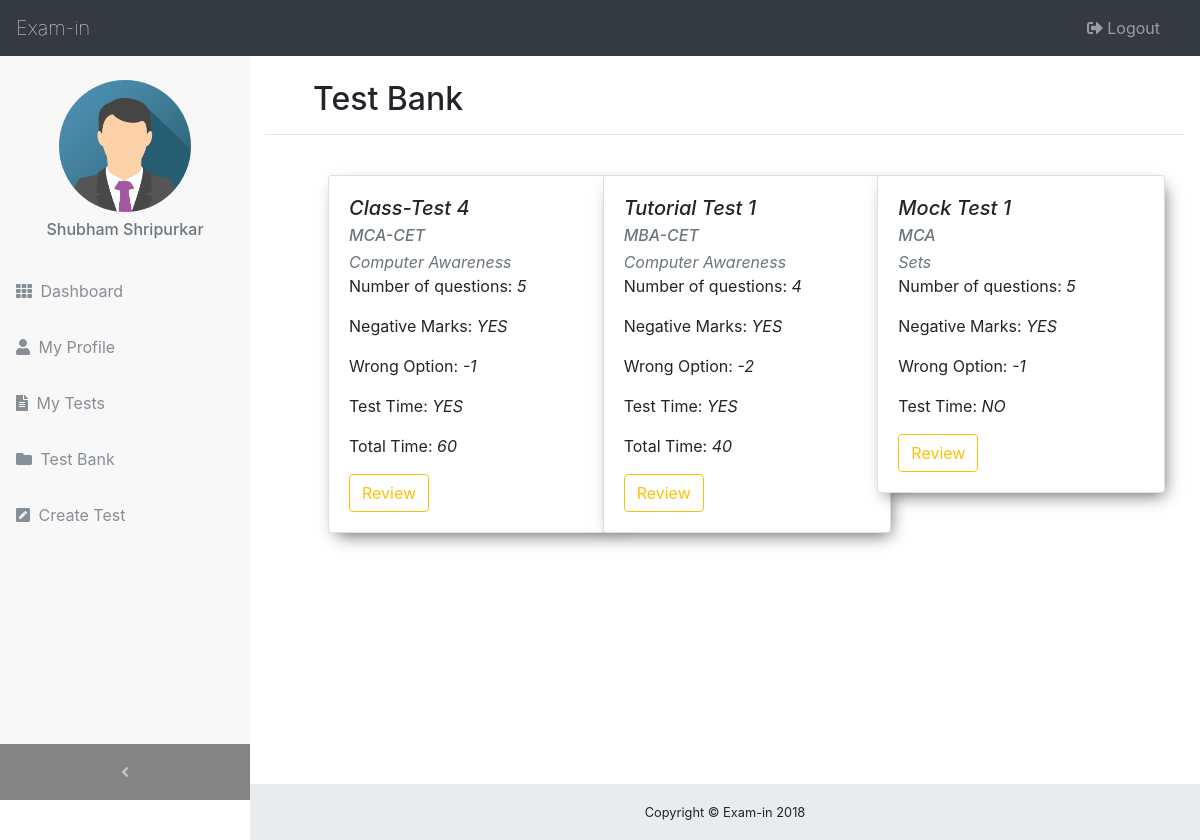
The app's page /test-system/test_bank.php (signed in) with its own data.
### tables this page shows
CREATE TABLE `test_bank` (
  `test_id` smallint(100) NOT NULL,
  `staff_id` smallint(100) NOT NULL,
  `test_name` varchar(50) NOT NULL,
  `test_stream` varchar(50) NOT NULL,
  `test_subject` varchar(50) NOT NULL,
  `number_of_questions` int(30) NOT NULL,
  `neg_marks` tinyint(5) DEFAULT NULL,
  `test_time` tinyint(100) DEFAULT NULL,
  `test_visibility` tinyint(1) NOT NULL DEFAULT '0'
);

### test-system/test_bank.php (the view, shortened to what this page needs)
<?php
    include_once '../db/database.php';
    $sql = "SELECT * FROM test_bank";
    $result = mysqli_query($conn,$sql);
?>
<!DOCTYPE html>
<html>
<head>
    <?php  include '../include/css_include.php' ?>
    <link rel="stylesheet" href="../css/master.css">
</head>
<body>
    <?php
        if ($_SESSION['user_type']==1) {
            include '../include/staff_navbar_include.php';
        }
        elseif ($_SESSION['user_type']==2) {
            include '../include/student_navbar_include.php';
        }
    ?>
    <div class="content-wrapper my-5">
        <div class="container my-3">
            <h2 class="ml-5">Test Bank</h2>
            <hr>
            <?php
                echo "<div class='row mx-5'>";
                if (mysqli_num_rows($result) > 0) {
                    while ($row = mysqli_fetch_assoc($result)) {
                        if ($row['neg_marks'] > 0) {
                            $neg_marks = 'YES';
                        }else {
                            $neg_marks = 'NO';
                        }
                        if ($row['test_time'] > 0) {
                            $test_time = 'YES';
                        }else {
                            $test_time = 'NO';
                        }
                        echo"<div class='col-md-4 my-4'>
                                <div class='card' style='width: 18rem;'>";
                                    if ($_SESSION['user_type']==1) {
                                        echo "<form class='card-body' action='../staff/test_review.php' method='POST'>";
                                    }
                                    elseif ($_SESSION['user_type']==2) {
                                        echo "<form class='card-body' action='../student/test_attempt.php' method='POST'>";
                                    }
                                echo"   <h5 class='card-title'><i>".$row['test_name']."</i></h5>
                                        <h6 class='card-subtitle mb-1 text-muted'><i>".$row['test_stream']."</i></h6>
                                        <h7 class='card-subtitle mb-3 text-muted'><i>".$row['test_subject']."</i></h7>
                                        <p class='card-text'>Number of questions: <i>".$row['number_of_questions']."</i></p>
                                        <p class='card-text'>Negative Marks: <i>".$neg_marks."</i></p>";
                                        if ($row['neg_marks'] > 0) {
                                            echo "<p class='card-text'>Wrong Option: <i>-".$row['neg_marks']."</i></p>";
                                        }
                            echo"       <p class='card-text'>Test Time: <i>".$test_time."</i></p>";
                                        if ($row['test_time'] > 0) {
                                            echo "<p class='card-text'>Total Time: <i>".$row['test_time']."</i></p>";
                                        }
                                        if ($_SESSION['user_type']==1) {
                                            echo "<button type='submit' class='btn btn-outline-warning'>Review</button>";
                                        }
                                        elseif ($_SESSION['user_type']==2) {
                                            echo "<button type='submit' class='btn btn-outline-success'>Attempt</button>";
                                        }
                            echo"   </form>
                                </div>
                            </div>";
                    }
                    echo "</div>";
                }
            ?>
        </div>
    </div>
    <footer class="sticky-footer">
        <div class="container">
            <div class="text-center">
                <small>Copyright © Exam-in 2018</small>
            </div>
        </div>
    </footer>
</body>
</html>

### css/master.css (style rules this page uses)
.card { -webkit-box-shadow: 4px 7px 16px -5px rgba(0,0,0,0.61); -moz-box-shadow: 4px 7px 16px -5px rgba(0,0,0,0.61); box-shadow: 4px 7px 16px -5px rgba(0,0,0,0.61); }

### include/staff_navbar_css.php (style rules this page uses)
html { position: relative; min-height: 100%; }
body { overflow-x: hidden; }
.content-wrapper { min-height: calc(100vh - 56px); padding-top: 1rem; }
.content-wrapper { overflow-x: hidden; background: white; }
@media (min-width: 992px) { .content-wrapper { margin-left: 250px; } }
footer.sticky-footer { position: absolute; right: 0; bottom: 0; width: 100%; height: 56px; background-color: #e9ecef; line-height: 55px; }
@media (min-width: 992px) { footer.sticky-footer { width: calc(100% - 250px); } }

### records on screen
test_bank: test_name "Class-Test 4", test_stream "MCA-CET", test_subject "Computer Awareness", number_of_questions "5", neg_marks "YES", neg_marks "1", test_time "YES", test_time "60"
test_bank: test_name "Tutorial Test 1", test_stream "MBA-CET", test_subject "Computer Awareness", number_of_questions "4", neg_marks "YES", neg_marks "2", test_time "YES", test_time "40"
test_bank: test_name "Mock Test 1", test_stream "MCA", test_subject "Sets", number_of_questions "5", neg_marks "YES", neg_marks "1", test_time "NO"

### other values on screen
$_SESSION['first_name'] "Shubham"
$_SESSION['last_name'] "Shripurkar"
